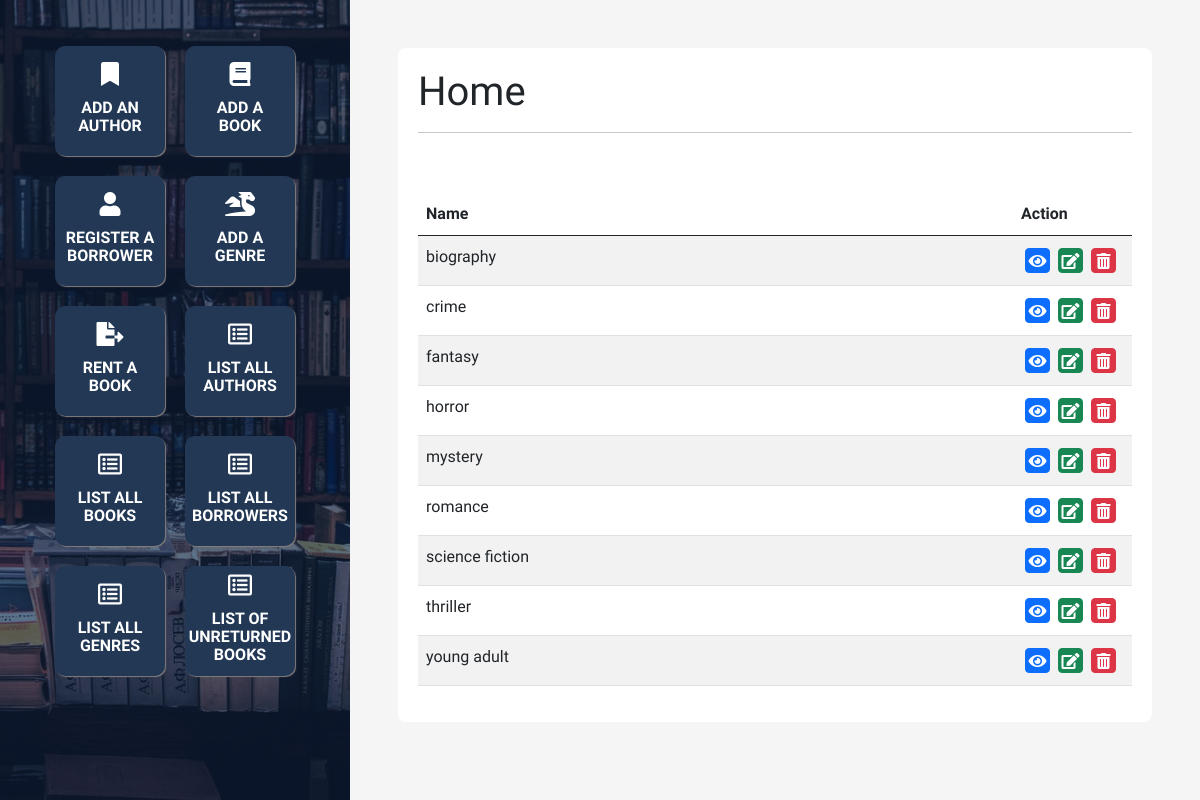
Page /list/genres.php on the committed database.
### tables this page shows
create table GENRE(
    name varchar(35) not null,
    primary key (name)
);

### list/genres.php (the view, shortened to what this page needs)
<?php
    include '../config.php';
    include '../head.php';
    include '../footer.php';
?>
<div class="right p-5">
    <main>
        <h1>Home</h1>
        <hr>
        <?php
            $sql = 'select name from GENRE order by name asc';
            $result = $conn->query($sql);
            if (!$result)
            {
                echo '<div class="bg-danger text-white p-3">Connection error!</div>';
                exit;
            }
            else if ($result->num_rows > 0)
            {
                echo '<table class="table table-striped">';
                echo '<thead>';
                echo '<tr>';
                echo '<th scope="col-5">Name</th>';
                echo '<th scope="col-2">Action</th>';
                echo '</tr>';
                echo '</thead>';
                echo '<tbody>';
                while($row = $result->fetch_assoc())
                {
                    echo '<tr>';
                    echo '<td class="col-10">'.$row['name'].'</td>';
                    echo '<td class="col">';
                    echo '<a title="Update" class="mx-1 my-1 p-1 btn btn-primary" href="../view/genre.php?name='.$row['name'].'"><i class="fas fa-eye"></i>';
                    echo '<a title="Edit" class="mx-1 my-1 p-1 btn btn-success" href="../edit/genre.php?name='.$row['name'].'"><i class="fas fa-edit"></i></a>';
                    echo '<a title="Delete" class="mx-1 my-1 p-1 btn btn-danger" href="../delete/genre.php?name='.$row['name'].'"><i class="fas fa-trash-alt"></i></a>';
                    echo '</td>';
                    echo '</tr>';
                }
                echo '</tbody>';
                echo '</table>';
            }
            else
            {
                echo '<div class="text-muted">No Genres found.</div>';
            }
        ?>
    </main>
</div>

### css/styles.css (style rules this page uses)
body { font-family: 'Source Sans Pro', sans-serif; line-height:1.65rem; }
a { text-decoration: none; }
hr { margin-bottom: 60px; }
table i { height: 15px; width: 15px; display: flex !important; justify-content: center; align-items: center; }
.right { width:100%; flex-shrink:1; margin-left: 350px; min-height:100vh; }
main { width: 100%; background: white; min-height: 550px; border-radius: 8px; padding: 20px; }

### rows in the picture
genre: name "biography"
genre: name "crime"
genre: name "fantasy"
genre: name "horror"
genre: name "mystery"
genre: name "romance"
genre: name "science fiction"
genre: name "thriller"
genre: name "young adult"
